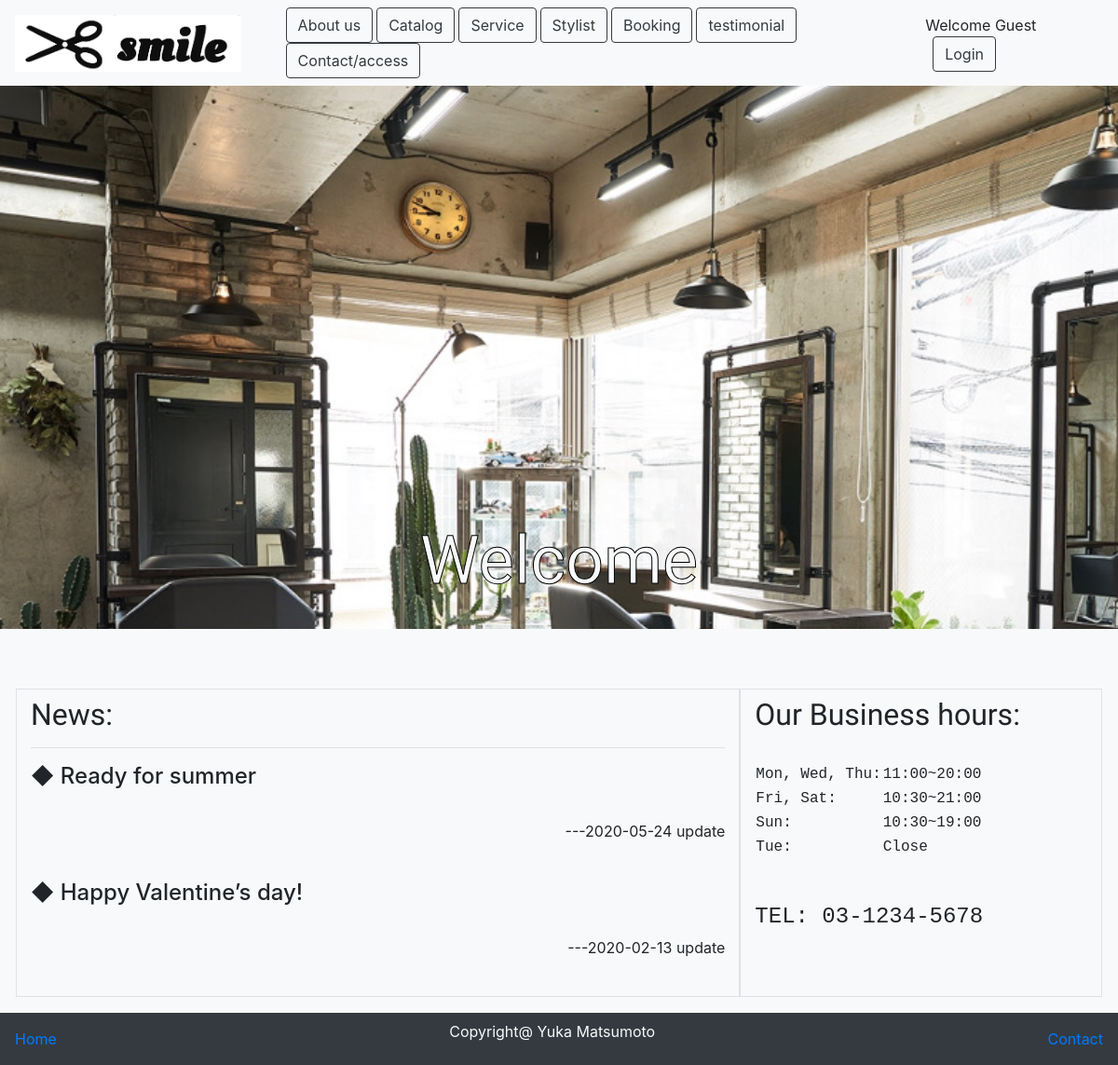
/dashboard.php, run on an earlier commit of the app's database.
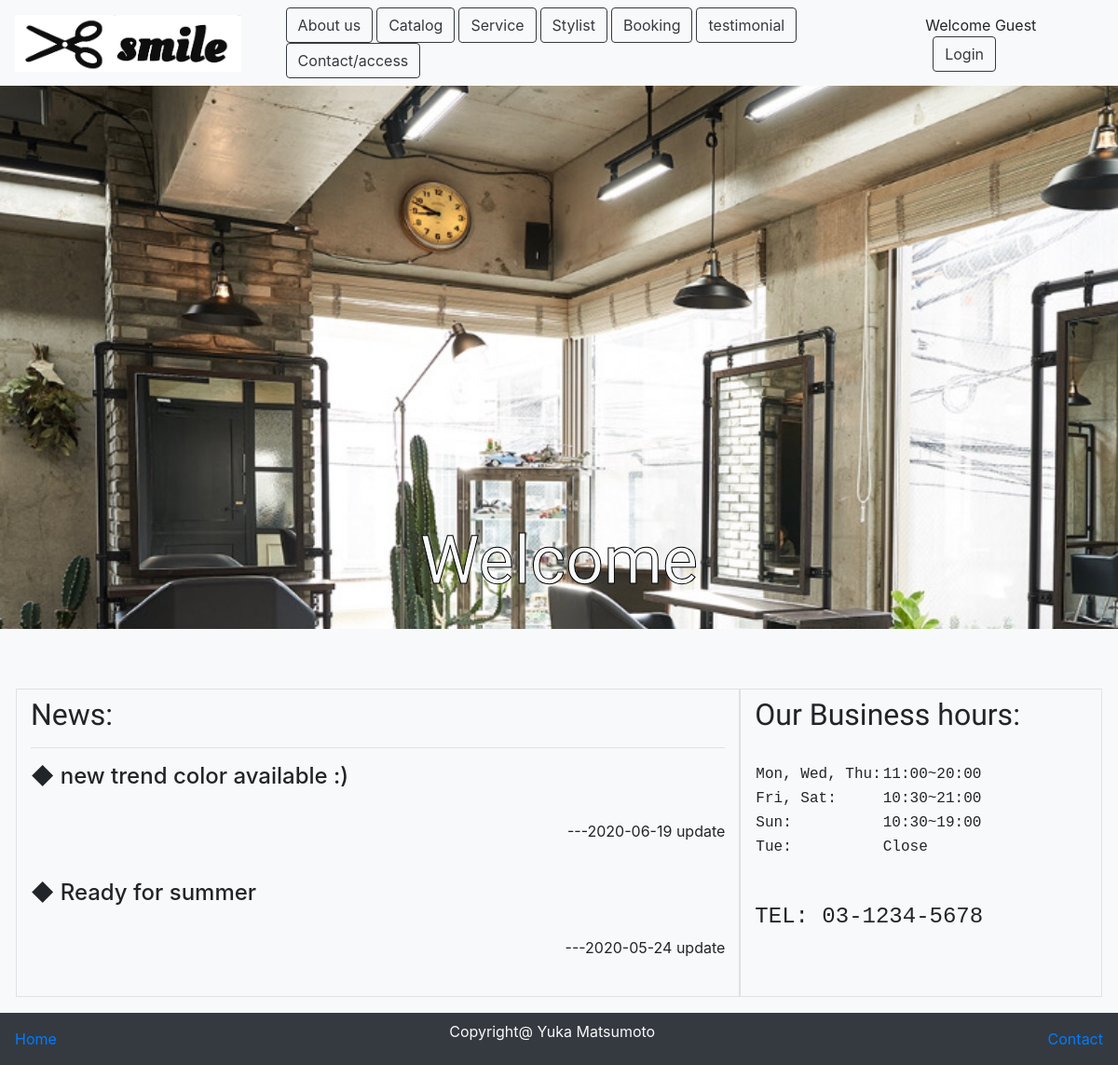
And on a later commit of the database.
### tables this page shows
CREATE TABLE `info` (
  `info_id` int(11) NOT NULL,
  `news` varchar(1000) NOT NULL,
  `date` date NOT NULL
);

### classes/connection.php (called while the page is built, shortened)
<?php
class Connection{
    private $servername="localhost";
    private $username ="root";
    private $password ="root";
    private $db_name ="hairsalon";
    function __construct(){
        $this->conn = new mysqli($this->servername,$this->username,$this->password,$this->db_name);
        if($this->conn->connect_error){
            die('error connection to database'.$this->conn->connect_error);
        }else{
            return $this->conn;
        }
    }
}
?>

### hairsalonAction.php (called while the page is built, shortened)
<?php
include 'classes/Hairsalon.php';
$Hairsalon= new Hairsalon;
?>

### classes/Hairsalon.php (called while the page is built, shortened)
<?php
include 'connection.php';
class Hairsalon extends Connection{
function displayNews($news,$date){
    $sql="SELECT * FROM info ORDER BY info_id DESC";
    $result= $this->conn->query($sql);
    if($result->num_rows>0){
        $row=array();
        while($rows=$result->fetch_assoc()){
            $row[]=$rows;
        }
        return $row;
    }else{
        return FALSE;
    }
}
}
?>

### dashboard.php (the view, shortened to what this page needs)
<?php
include 'userMenu.php';
$newsList=$Hairsalon->displayNews($news,$date);
?>
<!doctype html>
<html lang="en">
  <head>
    <link rel="stylesheet" href="https://stackpath.bootstrapcdn.com/bootstrap/4.3.1/css/bootstrap.min.css">
  </head>
  <body>
    <header class="text-center">
      <br>
      <p class="display-3 text-light" id="welcome">Welcome</p>
    </header>
    <div class="jumbotron bg-light" id="div2">
      <div class="row">
        <div class="col-lg-8 bg-light border" >
          <h2 class="mt-2">News:</h2>
          <hr>
          <div id="news" style="height:250px;">
            <?php foreach($newsList as $row) {
                echo "<h4>◆ ".$row['news']."</h4>";
                echo "<br>";
                echo "<p class='text-right'>---".$row['date']." update</p>";
                echo "<br>";
            }
            ?>
          </div>
        </div>
        <div class="col-lg-4 border text-monospace">
          <table>
              <tr>
              <h2 class="mt-2">Our Business hours:</h2>
              <br>
              </tr>
              <tr>
                  <td>Mon, Wed, Thu:</td>
                  <td>11:00~20:00</td>
              </tr>
              <tr>
                  <td>Fri, Sat:</td>
                  <td>10:30~21:00</td>
              </tr>
              <tr>
                  <td>Sun:</td>
                  <td>10:30~19:00</td>
              </tr>
              <tr>
                  <td>Tue:</td>
                  <td>Close</td>
              </tr>
          </table>
            <br>
            <br>
          <h4>TEL: 03-1234-5678</h4>
        </div>
      </div>
    </div>
    <nav class="nav navbar bg-dark">
        <a href="dashboard.php" >Home</a>
        <p class="text-light">Copyright@ Yuka Matsumoto</p>
        <a href="contactpage.php">Contact</a>
    </nav>
  </body>
</html>

What changed in the data, as far as the page shows it:
no longer on this page (row unchanged): info: news "Happy Valentine’s day!", date "2020-02-13"
added info: news "new trend color available :)", date "2020-06-19"
